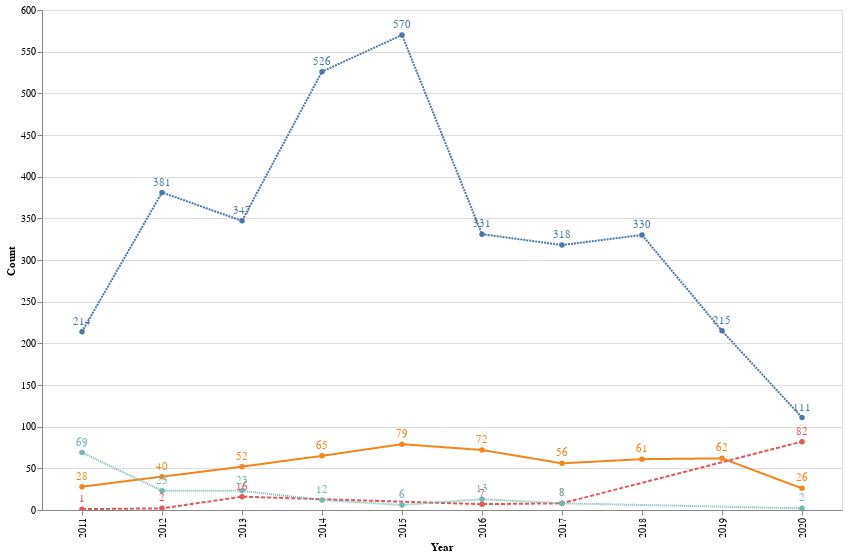

The code cell stored with this chart in its notebook:
### Code cell
chart = alt.Chart(df_count_job_type).mark_line(point=True).encode(
    x='Year:O',
    y='Count',
    strokeDash=alt.StrokeDash('JobType', legend=None),
    color=alt.Color('JobType', sort=['TT', 'Non-TT', 'Postdoc', 'Unknown']),
    tooltip=['Count'],
)

text = chart.mark_text(
    align='center',
    baseline='middle',
    dy=-10  # Nudges text to right so it doesn't appear on top of the bar
).encode(
    text='Count:Q'
)

# save(chart, '../assets/figures/rc-jobs-overall.svg')
# save(chart, '../assets/figures/rc-jobs-overall.png')

(chart+text).properties(height=500, width=800).interactive()

### Figure 1 — Vega-Lite specification as saved in the notebook (floating-point values rounded to 4 significant figures)
{"config": {"view": {"continuousWidth": 400, "continuousHeight": 300}}, "layer": [{"mark": {"type": "line", "point": true}, "encoding": {"color": {"type": "nominal", "field": "JobType", "sort": ["TT", "Non-TT", "Postdoc", "Unknown"]}, "strokeDash": {"type": "nominal", "field": "JobType", "legend": null}, "tooltip": [{"type": "quantitative", "field": "Count"}], "x": {"type": "ordinal", "field": "Year"}, "y": {"type": "quantitative", "field": "Count"}}, "selection": {"selector002": {"type": "interval", "bind": "scales", "encodings": ["x", "y"]}}}, {"mark": {"type": "text", "align": "center", "baseline": "middle", "dy": -10}, "encoding": {"color": {"type": "nominal", "field": "JobType", "sort": ["TT", "Non-TT", "Postdoc", "Unknown"]}, "strokeDash": {"type": "nominal", "field": "JobType", "legend": null}, "text": {"type": "quantitative", "field": "Count"}, "tooltip": [{"type": "quantitative", "field": "Count"}], "x": {"type": "ordinal", "field": "Year"}, "y": {"type": "quantitative", "field": "Count"}}}], "data": {"name": "data-c63863a72f96c2a4180a1decf736a147"}, "height": 500, "width": 800, "$schema": "https://vega.github.io/schema/vega-lite/v4.8.1.json", "datasets": {"data-c63863a72f96c2a4180a1decf736a147": [{"JobType": "Non-TT", "Year": 2011, "JobTitle": 28, "JobYear": 28, "JobLink": 24, "JobField": 28, "JobSource": 28, "JobLink_norm": 24, "FieldAlias": 28, "Count": 28}, {"JobType": "Non-TT", "Year": 2012, "JobTitle": 40, "JobYear": 40, "JobLink": 39, "JobField": 40, "JobSource": 40, "JobLink_norm": 39, "FieldAlias": 40, "Count": 40}, {"JobType": "Non-TT", "Year": 2013, "JobTitle": 52, "JobYear": 52, "JobLink": 46, "JobField": 52, "JobSource": 52, "JobLink_norm": 46, "FieldAlias": 52, "Count": 52}, {"JobType": "Non-TT", "Year": 2014, "JobTitle": 65, "JobYear": 65, "JobLink": 59, "JobField": 65, "JobSource": 65, "JobLink_norm": 59, "FieldAlias": 65, "Count": 65}, {"JobType": "Non-TT", "Year": 2015, "JobTitle": 79, "JobYear": 79, "JobLink": 72, "JobField": 79, "JobSource": 79, "JobLink_norm": 72, "FieldAlias": 79, "Count": 79}, {"JobType": "Non-TT", "Year": 2016, "JobTitle": 72, "JobYear": 72, "JobLink": 65, "JobField": 72, "JobSource": 72, "JobLink_norm": 65, "FieldAlias": 72, "Count": 72}, {"JobType": "Non-TT", "Year": 2017, "JobTitle": 56, "JobYear": 56, "JobLink": 54, "JobField": 56, "JobSource": 56, "JobLink_norm": 54, "FieldAlias": 56, "Count": 56}, {"JobType": "Non-TT", "Year": 2018, "JobTitle": 61, "JobYear": 61, "JobLink": 57, "JobField": 61, "JobSource": 61, "JobLink_norm": 57, "FieldAlias": 61, "Count": 61}, {"JobType": "Non-TT", "Year": 2019, "JobTitle": 62, "JobYear": 62, "JobLink": 59, "JobField": 62, "JobSource": 62, "JobLink_norm": 59, "FieldAlias": 62, "Count": 62}, {"JobType": "Non-TT", "Year": 2020, "JobTitle": 26, "JobYear": 26, "JobLink": 20, "JobField": 26, "JobSource": 26, "JobLink_norm": 20, "FieldAlias": 26, "Count": 26}, {"JobType": "Postdoc", "Year": 2011, "JobTitle": 1, "JobYear": 1, "JobLink": 1, "JobField": 1, "JobSource": 1, "JobLink_norm": 1, "FieldAlias": 1, "Count": 1}, {"JobType": "Postdoc", "Year": 2012, "JobTitle": 2, "JobYear": 2, "JobLink": 2, "JobField": 2, "JobSource": 2, "JobLink_norm": 2, "FieldAlias": 2, "Count": 2}, {"JobType": "Postdoc", "Year": 2013, "JobTitle": 16, "JobYear": 16, "JobLink": 15, "JobField": 16, "JobSource": 16, "JobLink_norm": 15, "FieldAlias": 16, "Count": 16}, {"JobType": "Postdoc", "Year": 2016, "JobTitle": 7, "JobYear": 7, "JobLink": 6, "JobField": 7, "JobSource": 7, "JobLink_norm": 6, "FieldAlias": 7, "Count": 7}, {"JobType": "Postdoc", "Year": 2017, "JobTitle": 8, "JobYear": 8, "JobLink": 8, "JobField": 8, "JobSource": 8, "JobLink_norm": 8, "FieldAlias": 8, "Count": 8}, {"JobType": "Postdoc", "Year": 2020, "JobTitle": 82, "JobYear": 82, "JobLink": 53, "JobField": 82, "JobSource": 82, "JobLink_norm": 53, "FieldAlias": 82, "Count": 82}, {"JobType": "TT", "Year": 2011, "JobTitle": 214, "JobYear": 214, "JobLink": 192, "JobField": 214, "JobSource": 214, "JobLink_norm": 192, "FieldAlias": 214, "Count": 214}, {"JobType": "TT", "Year": 2012, "JobTitle": 381, "JobYear": 381, "JobLink": 365, "JobField": 381, "JobSource": 381, "JobLink_norm": 365, "FieldAlias": 381, "Count": 381}, {"JobType": "TT", "Year": 2013, "JobTitle": 347, "JobYear": 347, "JobLink": 297, "JobField": 347, "JobSource": 347, "JobLink_norm": 297, "FieldAlias": 347, "Count": 347}, {"JobType": "TT", "Year": 2014, "JobTitle": 526, "JobYear": 526, "JobLink": 483, "JobField": 526, "JobSource": 526, "JobLink_norm": 483, "FieldAlias": 526, "Count": 526}, {"JobType": "TT", "Year": 2015, "JobTitle": 570, "JobYear": 570, "JobLink": 563, "JobField": 570, "JobSource": 570, "JobLink_norm": 563, "FieldAlias": 570, "Count": 570}, {"JobType": "TT", "Year": 2016, "JobTitle": 331, "JobYear": 331, "JobLink": 315, "JobField": 331, "JobSource": 331, "JobLink_norm": 315, "FieldAlias": 331, "Count": 331}, {"JobType": "TT", "Year": 2017, "JobTitle": 318, "JobYear": 318, "JobLink": 309, "JobField": 318, "JobSource": 318, "JobLink_norm": 309, "FieldAlias": 318, "Count": 318}, {"JobType": "TT", "Year": 2018, "JobTitle": 330, "JobYear": 330, "JobLink": 307, "JobField": 330, "JobSource": 330, "JobLink_norm": 307, "FieldAlias": 330, "Count": 330}, {"JobType": "TT", "Year": 2019, "JobTitle": 215, "JobYear": 215, "JobLink": 201, "JobField": 215, "JobSource": 215, "JobLink_norm": 201, "FieldAlias": 215, "Count": 215}, {"JobType": "TT", "Year": 2020, "JobTitle": 111, "JobYear": 111, "JobLink": 95, "JobField": 111, "JobSource": 111, "JobLink_norm": 95, "FieldAlias": 111, "Count": 111}, {"JobType": "Unknown", "Year": 2011, "JobTitle": 69, "JobYear": 69, "JobLink": 49, "JobField": 69, "JobSource": 69, "JobLink_norm": 49, "FieldAlias": 69, "Count": 69}, {"JobType": "Unknown", "Year": 2012, "JobTitle": 23, "JobYear": 23, "JobLink": 17, "JobField": 23, "JobSource": 23, "JobLink_norm": 17, "FieldAlias": 23, "Count": 23}, {"JobType": "Unknown", "Year": 2013, "JobTitle": 23, "JobYear": 23, "JobLink": 18, "JobField": 23, "JobSource": 23, "JobLink_norm": 18, "FieldAlias": 23, "Count": 23}, {"JobType": "Unknown", "Year": 2014, "JobTitle": 12, "JobYear": 12, "JobLink": 11, "JobField": 12, "JobSource": 12, "JobLink_norm": 11, "FieldAlias": 12, "Count": 12}, {"JobType": "Unknown", "Year": 2015, "JobTitle": 6, "JobYear": 6, "JobLink": 6, "JobField": 6, "JobSource": 6, "JobLink_norm": 6, "FieldAlias": 6, "Count": 6}, {"JobType": "Unknown", "Year": 2016, "JobTitle": 13, "JobYear": 13, "JobLink": 13, "JobField": 13, "JobSource": 13, "JobLink_norm": 13, "FieldAlias": 13, "Count": 13}, {"JobType": "Unknown", "Year": 2017, "JobTitle": 8, "JobYear": 8, "JobLink": 8, "JobField": 8, "JobSource": 8, "JobLink_norm": 8, "FieldAlias": 8, "Count": 8}, {"JobType": "Unknown", "Year": 2020, "JobTitle": 2, "JobYear": 2, "JobLink": 2, "JobField": 2, "JobSource": 2, "JobLink_norm": 2, "FieldAlias": 2, "Count": 2}]}}
